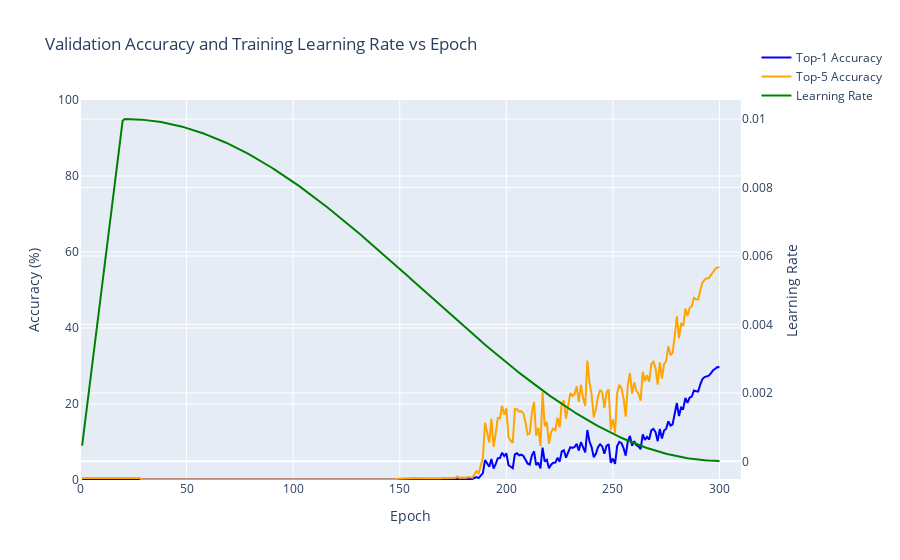

Source (notebook cell):
### Code cell
# SEBNet Adam, LR 1e-02
log_file_path = '/home/robert.breslin/alessandro/paper_2/mmpretrain/work_dirs/pretrain01_staged_lr_adamw_1xb64_in1k/20250721_170637/20250721_170637.log'
epochs, top1, top5, lrs = parse_log_file(log_file_path)
plot_accuracies_and_lr_interactive(epochs, top1, top5, lrs, adam_range)

### Figure 1 — Plotly figure (JSON) as saved in the notebook; plotly's stock layout.template omitted (floating-point values rounded to 4 significant figures; data arrays with more than 128 entries replaced by an {"elided": "..."} marker saying what was removed)
{"data": [{"line": {"color": "blue"}, "name": "Top-1 Accuracy", "type": "scatter", "x": {"elided": "300 int values"}, "xaxis": "x", "y": {"elided": "300 float values"}, "yaxis": "y"}, {"line": {"color": "orange"}, "name": "Top-5 Accuracy", "type": "scatter", "x": {"elided": "300 int values"}, "xaxis": "x", "y": {"elided": "300 float values"}, "yaxis": "y"}, {"line": {"color": "green"}, "name": "Learning Rate", "type": "scatter", "x": {"elided": "300 int values"}, "xaxis": "x", "y": {"elided": "300 float values"}, "yaxis": "y2"}], "layout": {"hovermode": "x unified", "legend": {"x": 1.15, "xanchor": "right", "y": 1.15, "yanchor": "top"}, "title": {"text": "Validation Accuracy and Training Learning Rate vs Epoch"}, "xaxis": {"anchor": "y", "domain": [0, 0.94], "range": [0, 310], "title": {"text": "Epoch"}}, "yaxis": {"anchor": "x", "domain": [0, 1], "range": [0, 100], "title": {"text": "Accuracy (%)"}}, "yaxis2": {"anchor": "x", "overlaying": "y", "side": "right", "title": {"text": "Learning Rate"}}}}
